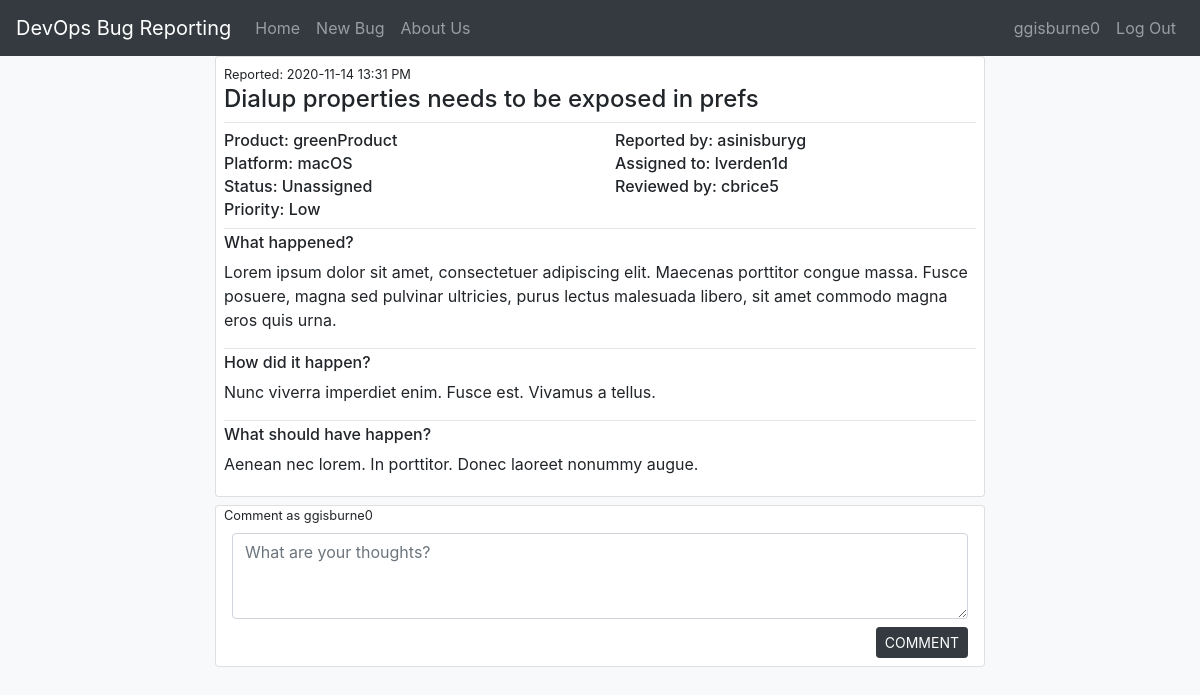
Page /bug/1 (signed in) on the earlier database version.
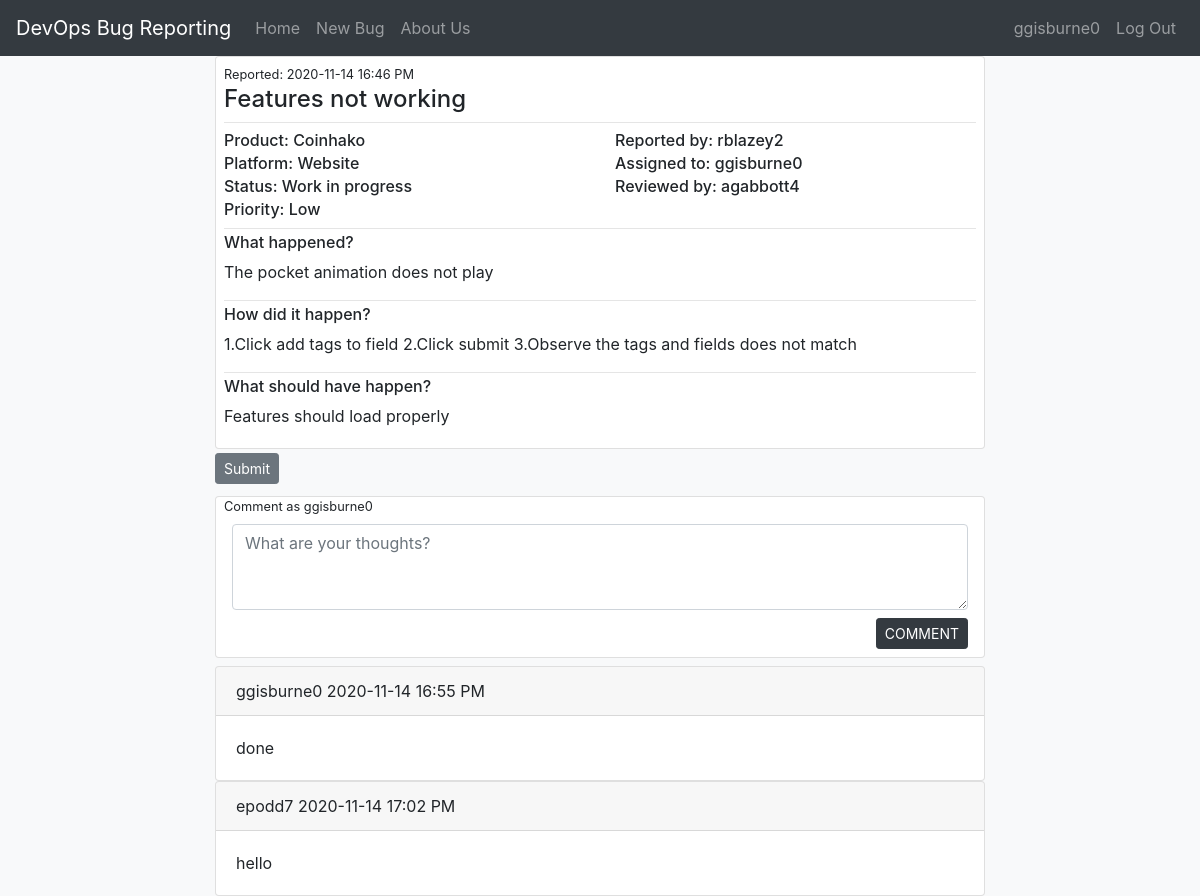
Same page on the later database version.
### devops/models.py (models this page shows, shortened)
class Bug(db.Model):
    id = db.Column(db.Integer, primary_key=True)
    summary = db.Column(db.String(200), nullable=False)
    date_posted = db.Column(db.DateTime, nullable=False, default=local_time(datetime.utcnow()))
    product = db.Column(db.String(50), nullable=False)
    platform = db.Column(db.String(50), nullable=False)
    whatHappen = db.Column(db.Text, nullable=False)
    howHappen = db.Column(db.Text, nullable=False)
    shouldHappen = db.Column(db.Text, nullable=False)
    status = db.Column(db.String(20), nullable=False)
    priority = db.Column(db.String(10), nullable=False)
    user_id = db.Column(db.Integer, db.ForeignKey('user.id'), nullable=False)
    developer_id = db.Column(db.Integer, db.ForeignKey('user.id'), nullable=True)
    reviewer_id = db.Column(db.Integer, db.ForeignKey('user.id'), nullable=True)
    user = db.relationship("User", foreign_keys=[user_id])
    developer = db.relationship("User", foreign_keys=[developer_id])
    reviewer = db.relationship("User", foreign_keys=[reviewer_id])
    comments = db.relationship('Comment', primaryjoin="Bug.id==Comment.bug_id", backref="Comment")

class User(db.Model, UserMixin):
    id = db.Column(db.Integer, primary_key=True)
    username = db.Column(db.String(20), unique=True, nullable=False)
    email = db.Column(db.String(120), unique=True, nullable=False)
    password = db.Column(db.String(60), nullable=False)
    role = db.Column(db.String(20), nullable=False)
    bugs = db.relationship('Bug', primaryjoin="User.id==Bug.user_id", backref="author")
    assigned_to = db.relationship('Bug', primaryjoin="User.id==Bug.developer_id", backref="assigned_to")
    reviewed_by = db.relationship('Bug', primaryjoin="User.id==Bug.reviewer_id", backref="reviewed_by")

class Comment(db.Model):
    id = db.Column(db.Integer, primary_key=True)
    comment = db.Column(db.Text, nullable=False)
    bug_id = db.Column(db.Integer, db.ForeignKey('bug.id'), nullable=False)
    username = db.Column(db.String(20), nullable=False)
    date_posted = db.Column(db.DateTime, nullable=False, default=local_time(datetime.utcnow()))
    bug = db.relationship("Bug", foreign_keys=[bug_id])

### devops/routes.py (the view)
@app.route("/bug/<int:bug_id>")
@login_required
def bug(bug_id):
    bug = Bug.query.get_or_404(bug_id)
    comments = Comment.query.filter_by(bug_id=bug_id).all()
    return render_template('content/bug.html', title=bug.summary, bug=bug, comments=comments)

### devops/models.py (called while the page is built)
@login_manager.user_loader
def load_user(user_id):
   return User.query.get(int(user_id))

### devops/templates/content/bug.html (shortened to what this page needs)
{% extends "layout.html" %}
{% block content %}
<body class="bg-light">
    <div class="col-md-8 mx-auto">
      <div class="card">
        <div class="mx-2 my-1">
          <small>Reported: {{ bug.date_posted.strftime('%Y-%m-%d %H:%M %p') }}</small>
          <h4>{{ bug.summary }}</h4>
          <hr class="mx-0 my-1"></hr>
          <div class="row">
            <div class="col-md-6">
              <div><h6 class="mx-0 my-1">Product: {{ bug.product }}</h6></div>
              <div><h6 class="mx-0 my-1">Platform: {{ bug.platform }}</h6></div>
              <div><h6 class="mx-0 my-1">Status: {{ bug.status }}</h6></div>
              <div><h6 class="mx-0 my-1">Priority: {{ bug.priority }}</h6></div>
            </div>
            <div class="col-md-6">
              <div><h6 class="mx-0 my-1">Reported by: {{ bug.author.username }}</h6></div>
              <div><h6 class="mx-0 my-1">Assigned to: {{ bug.assigned_to.username }}</h6></div>
              <div><h6 class="mx-0 my-1">Reviewed by: {{ bug.reviewed_by.username }}</h6></div>
            </div>
          </div>
          <hr class="mx-0 my-1"></hr>
          <h6>What happened?</h6>
          <p> {{  bug.whatHappen }} </p>
          <hr class="mx-0 my-1"></hr>
          <h6>How did it happen?</h6>
          <p> {{  bug.howHappen }} </p>
          <hr class="mx-0 my-1"></hr>
          <h6>What should have happen?</h6>
          <p> {{  bug.shouldHappen }} </p>
        </div>
      </div>
      <div>
        {% if current_user.role == 'Developer' %}
          {% if bug.developer_id == current_user.id %}
            {% if bug.status == 'Work in progress' %}
              <form action="{{ url_for('submit_to_reviewer', bug_id=bug.id) }}" method="POST">
                <input class="btn btn-secondary btn-sm mt-1 mb-1" type="submit" value="Submit">
              </form>
            {% endif %}
          {% endif %}
        {% elif current_user.role == 'Triager' %}
        <a class="btn btn-secondary btn-sm mt-1 mb-1" href="{{ url_for('update_bug', bug_id=bug.id) }}">Update</a>
        {% endif %}
      </div>
      <div class="card my-2">
        <small class="mx-2">Comment as {{ current_user.username }}</small>
        <div class="mx-2 my-1">
          <form action="{{ url_for('post_comment', bug_id=bug.id) }}" method="POST">
            <div class="form-group mx-2 my-1">
              <textarea class="form-control" name="comment" id="comment" placeholder="What are your thoughts?" rows="3"></textarea>
            </div>
            <div class="pull-right mr-2 my-1">
              <input class="btn btn-dark btn-sm" type="submit" value="COMMENT">
            </div>
          </form>
        </div>
      </div>
      {% for comment in comments %}
      <div class="card">
        <div class="card-header">
          {{ comment.username }}
          {{ comment.date_posted.strftime('%Y-%m-%d %H:%M %p') }}
        </div>
        <div class="card-body">
          {{ comment.comment }}
        </div>
      </div>
      {% endfor %}
    </div>
</body>
{% endblock content %}

### devops/templates/layout.html (shortened to what this page needs)
<!DOCTYPE html>
<html>
<head>
    <link rel="stylesheet" type="text/css" href="{{ url_for('static', filename='css/bootstrap.min.css') }}">
    <link rel="stylesheet" href="https://cdnjs.cloudflare.com/ajax/libs/font-awesome/4.7.0/css/font-awesome.min.css">
    <link rel="stylesheet" href="https://cdn.datatables.net/1.10.22/js/dataTables.bootstrap4.min.js">
    <link rel="stylesheet" href="https://cdn.datatables.net/1.10.22/css/dataTables.bootstrap4.min.css">
</head>
<body>
  <header class="site-header">
    <nav class="navbar navbar-expand-md navbar-dark bg-dark">
        <a class="navbar-brand" href="/">DevOps Bug Reporting</a>
        <div class="collapse navbar-collapse" id="navbarsExample02">
          <div class="navbar-nav mr-auto">
            <a class="nav-item nav-link" href="{{ url_for('home') }}">Home</a>
            <a class="nav-item nav-link" href="{{ url_for('newbug') }}">New Bug</a>
            <a class="nav-item nav-link" href="{{ url_for('aboutus') }}">About Us</a>
          </div>
          <div class="navbar-nav">
            {% if current_user.is_authenticated %}
            <a class="nav-item nav-link" href="#">{{ current_user.username }}</a>
            <a class="nav-item nav-link" href="{{ url_for('logout') }}">Log Out</a>
            {% else %}
            <a class="nav-item nav-link" href="{{ url_for('register') }}">Register</a>
            <a class="nav-item nav-link" href="{{ url_for('login') }}">Log In</a>
            {% endif %}
          </div>
        </div>
    </nav>
  </header>
  <main role="main">
    {% block content %}{% endblock %}
  </main>
</body>
</html>

Differences in the rows shown:
no longer on this page (row edited): User: author.username "asinisburyg"
no longer on this page (row edited): User: assigned_to.username "lverden1d"
no longer on this page (row edited): User: reviewed_by.username "cbrice5"
changed Bug "Low": date_posted "2020-11-14 13:31 PM" → "2020-11-14 16:46 PM"; summary "Dialup properties needs to be exposed in prefs" → "Features not working"; product "greenProduct" → "Coinhako"; platform "macOS" → "Website"; status "Unassigned" → "Work in progress"; whatHappen "Lorem ipsum dolor sit amet, consectetuer adipiscing elit. Maecenas porttitor congue massa. Fusce posuere, magna sed pulvinar ultricies, purus lectus malesuada libero, sit amet commodo magna eros quis urna." → "The pocket animation does not play"; howHappen "Nunc viverra imperdiet enim. Fusce est. Vivamus a tellus." → "1.Click add tags to field 2.Click submit 3.Observe the tags and fields does not match"; shouldHappen "Aenean nec lorem. In porttitor. Donec laoreet nonummy augue." → "Features should load properly"; developer_id 50 → 1 (drawn)
now on this page (row edited): User: author.username "rblazey2"
now on this page (row edited): User: reviewed_by.username "agabbott4"
added Comment: username "ggisburne0", date_posted "2020-11-14 16:55 PM", comment "done"
added Comment: username "epodd7", date_posted "2020-11-14 17:02 PM", comment "hello"
Other differences:
{{ bug.assigned_to.username }}: "lverden1d" → "ggisburne0"
form field value: (not shown) → "Submit"
